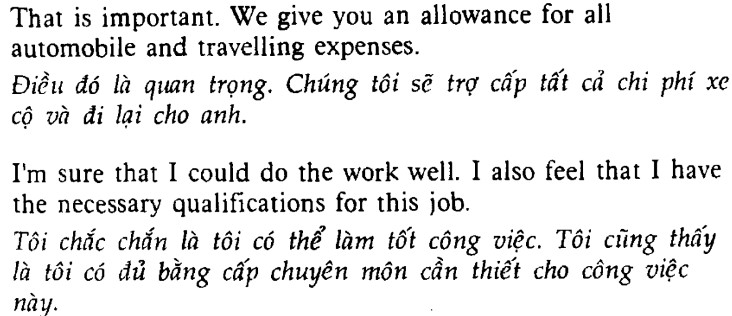
#> input picture experiment/crop_imgs/129/2.jpg, 732 x 316 px, given in place of 15d605a9-7ff4-4c1c-b41a-0a5e8f9262ba.jpg, which was not available
$ jupyter execute --allow-errors tesseract_line.ipynb   (text cells are left out)
#> lines starting #> are read from the running program, lines starting #| are printed output that depends on the picture; after the words box and inside, x2 and y2 are one past the last pixel; in counts of white or black regions, pixels touching at a corner belong together; pictures that were not available may be replaced by others from this repository, and a replacement may not be noted
[cell 1]
from PIL import Image
import pytesseract
from pytesseract import Output
import cv2
import numpy as np


class Paragraph:

    # [42 lines left out: functions __init__, lines_ct, lines_coords, paragraph_content, paragraph_coord, paragraph_img_crop, not called in this run]


class Line:

    # [17 lines left out: functions __init__, line_content, line_img_crop, not called in this run]


img = cv2.imread('../test_img/15d605a9-7ff4-4c1c-b41a-0a5e8f9262ba.jpg')
#> img is the input picture: shape (316, 732, 3); min 0, max 255, mean 230.4
#> (the rest of this cell did not finish here and is left out)

[cell 2]
import cv2
import numpy as np
import pytesseract
from PIL import Image
from pytesseract import Output


path = '../book_test/VanBanGoc_108-2008-TT-BTC_108-2008-TT-BTC/vbg_7.jpg'
img = cv2.imread(path)
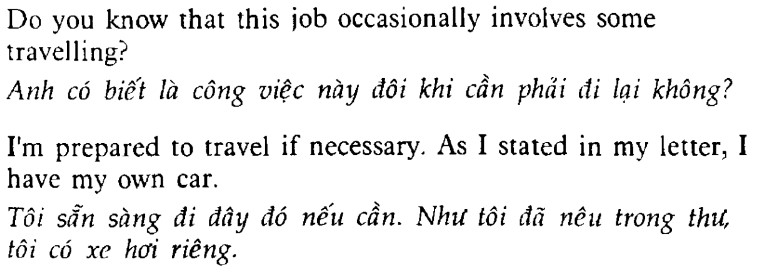
#> input picture experiment/crop_imgs/129/1.jpg, 758 x 272 px, given in place of vbg_7.jpg, which was not available
#> img is the input picture: shape (272, 758, 3); min 0, max 255, mean 235.6
## option 1 ##
# gray_img = cv2.cvtColor(img.copy(), cv2.COLOR_RGB2GRAY)
# binary_img = cv2.threshold(gray_img.copy(), 255, 255, cv2.THRESH_BINARY | cv2.THRESH_OTSU)[1]
##option 2 ##
def compute_hist(img):
    hist = np.zeros((256,), np.uint8)
    h, w = img.shape[:2]
    for i in range(h):
        for j in range(w):
            hist[img[i][j]] += 1
    return hist

def equal_hist(hist):
    cumulator = np.zeros_like(hist, np.float64)
    for i in range(len(cumulator)):
        cumulator[i] = hist[:i].sum()
    new_hist = (cumulator - cumulator.min())/(cumulator.max() - cumulator.min()) * 255
    new_hist = np.uint8(new_hist)
    return new_hist

hist = compute_hist(img).ravel()
#> hist = 256 values, max 255 at index 7, min 7 at index 243, mean 79.38
new_hist = equal_hist(hist)
#> after the loop in equal_hist, `for i in range(len(cumulator)):`: cumulator = 256 values from 0 to 20198
#> in equal_hist, `new_hist = (cumulator - cumulator.min())/(cumulator.max() - cumulator...`: new_hist = 256 values from 0 to 255
#> new_hist = 256 values from 0 to 255
h, w = img.shape[:2]
#> h = 272; w = 758
for i in range(h):
    for j in range(w):
        img[i,j] = new_hist[img[i,j]]
#> img: shape (272, 758, 3); 16.87% of pixels changed, all inside (x1, y1, x2, y2) = (0, 0, 752, 272)

kernel = np.array([[-1, -1, -1], [-1, 9, -1], [-1, -1 , -1]])
sharpened_img = cv2.filter2D(img.copy(), -1, kernel)
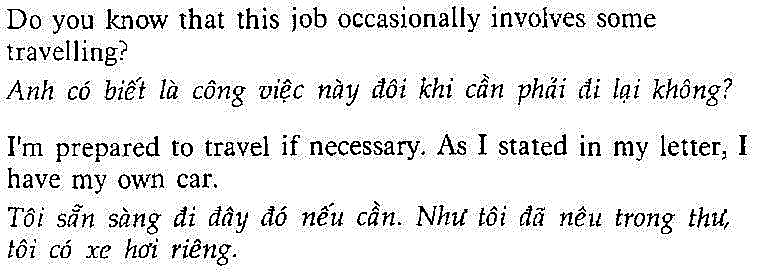
#> sharpened_img: shape (272, 758, 3); min 0, max 255, mean 232.4
blur_img = cv2.GaussianBlur(sharpened_img, (3, 3), 0)
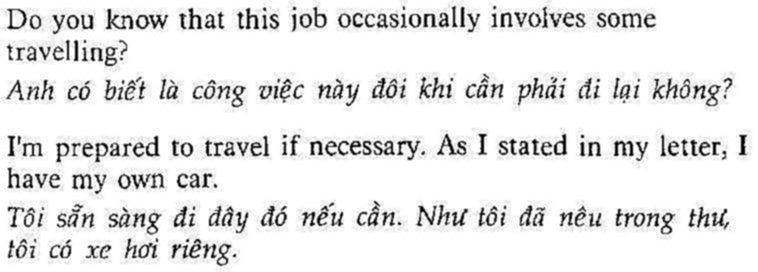
#> blur_img: shape (272, 758, 3); min 0, max 255, mean 232.4

#> (the rest of this cell did not finish here and is left out)

[cell 3]
import cv2
import numpy as np
import pytesseract
from PIL import Image
from pytesseract import Output


path = '../book_test/VanBanGoc_108-2008-TT-BTC_108-2008-TT-BTC/vbg_7.jpg'
img = cv2.imread(path)

def adjust_image_gamma_lookuptable(image, gamma=1.0):
    table = np.array([((i / 255.0) ** gamma) * 255
        for i in np.arange(0, 256)]).astype("uint8")
    return cv2.LUT(image, table)

adjusted_high_img = adjust_image_gamma_lookuptable(img, 5)
#> in adjust_image_gamma_lookuptable, `return cv2.LUT(image, table)`:
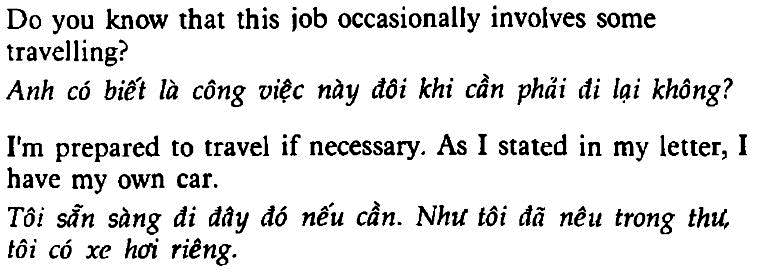
#> returned value: shape (272, 758, 3); min 0, max 255, mean 226.6
# kernel = np.array([[-1, -1, -1], [-1, 9, -1], [-1, -1 , -1]])
# sharpened_img = cv2.filter2D(adjusted_high_img.copy(), -1, kernel)
# blur_img = cv2.GaussianBlur(sharpened_img, (3, 3), 0)
#> (the rest of this cell did not finish here and is left out)

[cell 4]
import cv2
import numpy as np
import pytesseract
from PIL import Image
from pytesseract import Output


path = '../book_test/VanBanGoc_108-2008-TT-BTC_108-2008-TT-BTC/vbg_7.jpg'
img = cv2.imread(path)

def adjust_image_gamma_lookuptable(image, gamma=1.0):
    table = np.array([((i / 255.0) ** gamma) * 255
        for i in np.arange(0, 256)]).astype("uint8")
    return cv2.LUT(image, table)

adjusted_high_img = adjust_image_gamma_lookuptable(img, 5)
# kernel = np.array([[-1, -1, -1], [-1, 9, -1], [-1, -1 , -1]])
# sharpened_img = cv2.filter2D(adjusted_high_img.copy(), -1, kernel)
# blur_img = cv2.GaussianBlur(sharpened_img, (3, 3), 0)
#> (the rest of this cell did not finish here and is left out)

#> (a cell that did not finish here is left out)

[cell 6]
extract_ids = {1: {1: {1: [1]}}}
list(extract_ids.keys())[-1]

[cell 7]
import cv2
import numpy as np
import pytesseract
from PIL import Image
from pytesseract import Output


path = './crop_imgs/129/1.jpg'
img = cv2.imread(path)

# [6 lines left out: function merge_content, not called in this run]

#> (the rest of this cell did not finish here and is left out)

[cell 8]
import cv2
import numpy as np
import pytesseract
from PIL import Image
from pytesseract import Output
import os

path = './crop_imgs/'
count = 0
folder_names = [f for f in os.listdir(path) if os.path.isdir(os.path.join(path, f))]
img_names = [f for f in os.listdir(path) if f.find('jpg') != -1 or f.find('.png') != -1]
img_paths = [os.path.join(path, f) for f in img_names]
for name in folder_names:
    dir_path = os.path.join(path, name)
    file_names = os.listdir(dir_path)
    for sub_name in file_names:
        sub_path = os.path.join(dir_path, sub_name)
print(folder_names[-1])
# [58 lines of commented-out code are left out]
